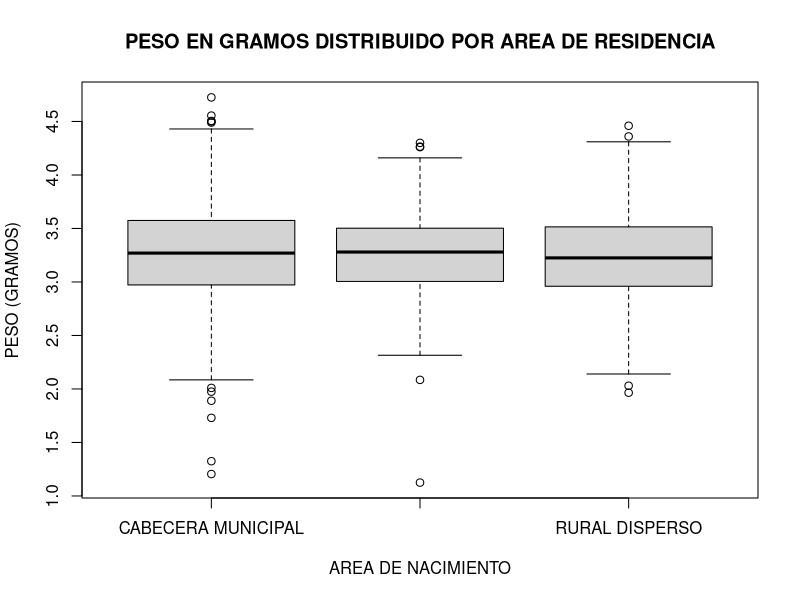
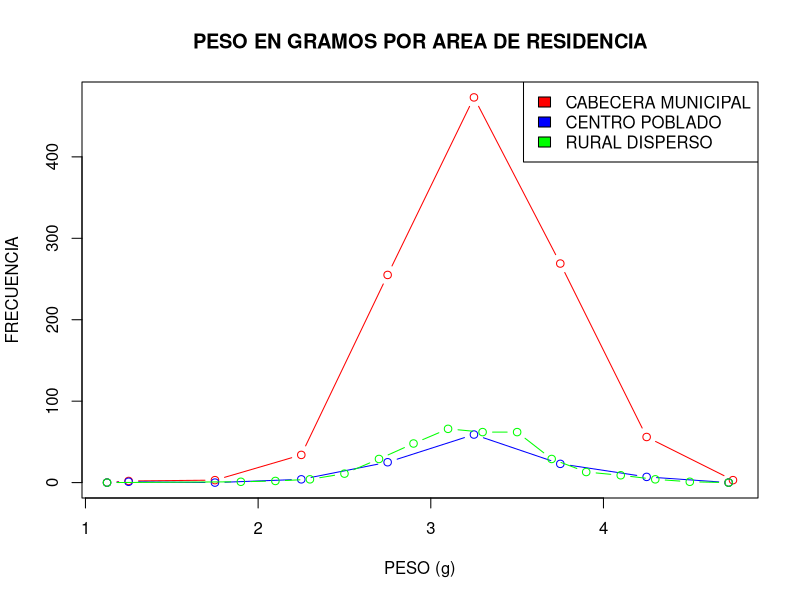
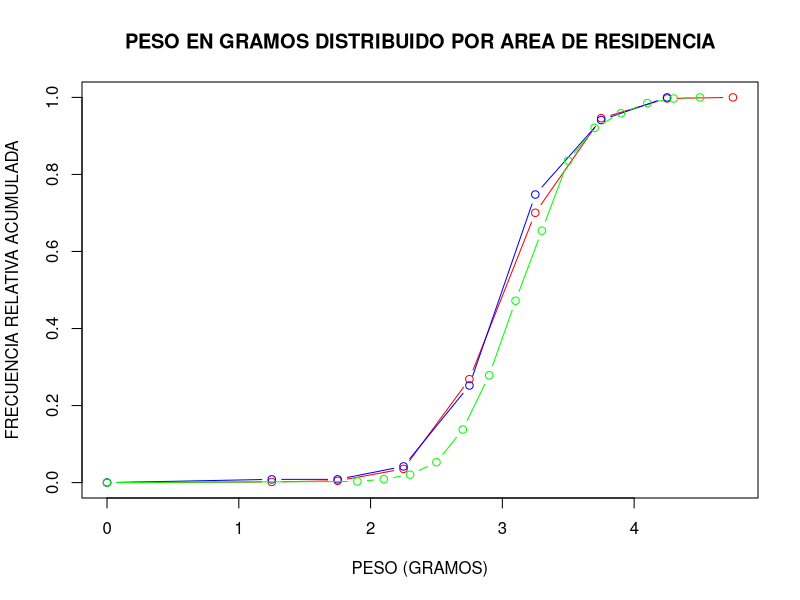

Here is the R script that generated these plots, in order:
library(readxl)
Base_Datos <- read.csv("Base de Datos/Datos.csv")
Base_Datos <- subset(Base_Datos, PESO..Gramos. < 575) # Se hace limpieza de datos.


# Variables punto 1.
PESO <- gsub(",", ".", Base_Datos$PESO..Gramos.)
PESO <- as.numeric(PESO)

# Gráfico 1.
boxplot(PESO ~ Base_Datos$AREA.RESIDENCIA,
        main = "PESO EN GRAMOS DISTRIBUIDO POR AREA DE RESIDENCIA",
        xlab = "AREA DE NACIMIENTO",
        ylab = "PESO (GRAMOS)")

# Gráfico 2.
PESO_C <- subset(Base_Datos, AREA.RESIDENCIA == "CABECERA MUNICIPAL")$PESO..Gramos.
PESO_C <- gsub(",", ".", PESO_C)
PESO_C <- as.numeric(PESO_C)

His_C <- hist(PESO_C, plot = FALSE)

print(His_C)

PESO_CP <- subset(Base_Datos, AREA.RESIDENCIA == "CENTRO POBLADO (INSPECCIÓN, CORREGIMIENTO O CASERÍO)")$PESO..Gramos.
PESO_CP <- gsub(",", ".", PESO_CP)
PESO_CP <- as.numeric(PESO_CP)

His_CP <- hist(PESO_CP, plot = FALSE)

PESO_R <- subset(Base_Datos, AREA.RESIDENCIA == "RURAL DISPERSO")$PESO..Gramos.
PESO_R <- gsub(",", ".", PESO_R)
PESO_R <- as.numeric(PESO_R)

His_R <- hist(PESO_R, plot = FALSE)

plot(c(min(PESO), His_C$mids, max(PESO)), c(0, His_C$counts, 0), type = "b", col = "red", main = "PESO EN GRAMOS POR AREA DE RESIDENCIA", xlab = "PESO (g)", ylab = "FRECUENCIA")

lines(c(min(PESO), His_CP$mids, max(PESO)), c(0, His_CP$counts, 0), type = "b", col = "blue")

lines(c(min(PESO), His_R$mids, max(PESO)), c(0, His_R$counts, 0), type = "b", col = "green")

legend("topright", legend = c("CABECERA MUNICIPAL", "CENTRO POBLADO", "RURAL DISPERSO"), 
       fill = c("red", "blue", "green"))

# Gráfico 3.
plot(c(0, His_C$mids),
     c(0, cumsum(His_C$counts)/sum(His_C$counts)),
     type = "b",
     col = "red",
     main = "PESO EN GRAMOS DISTRIBUIDO POR AREA DE RESIDENCIA",
     xlab = "PESO (GRAMOS)",
     ylab = "FRECUENCIA RELATIVA ACUMULADA")

lines(c(0, His_CP$mids),
      c(0, cumsum(His_CP$counts)/sum(His_CP$counts)),
      type = "b",
      col = "blue")

lines(c(0, His_R$mids),
      c(0, cumsum(His_R$counts)/sum(His_R$counts)),
      type = "b",
      col = "green")

# Variables punto 2.
#print(Base_Datos$SITIO.NACIMIENTO)
#print(Base_Datos$AREA.RESIDENCIA)

#Variables punto 3.
#print(Base_Datos$PESO..Gramos.)
#print(Base_Datos$TALLA..Centímetros.)